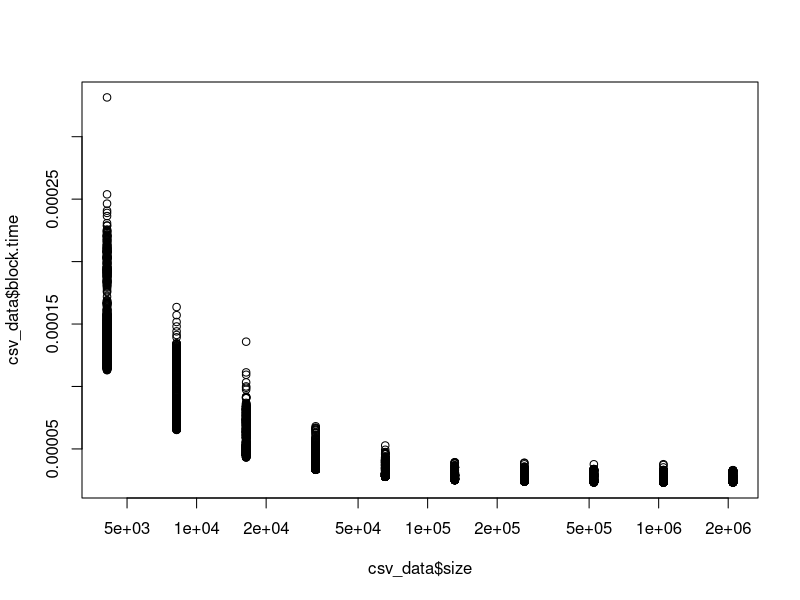

The R script that drew this image:
options(show.error.locations=TRUE)
setwd(dirname(sys.frame(1)$ofile))
rm(list = ls())
graphics.off()

csv_data = read.csv(file = "bs-timing.csv")

plot(csv_data$size, csv_data$block.time, log="x")
